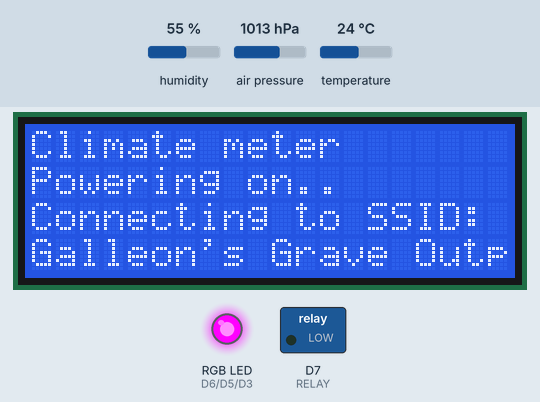
Recording of a sketch running on a simulated Arduino MKR. Parts: 20×4 character LCD, switched loads named in the sketch (green lamp = pin HIGH), an RGB LED mixed from three pins (HIGH = lit). Inputs (shaded band) come from the test bench; at power-on: humidity 55 %, air pressure 1013 hPa, temperature 24 °C. WiFi joins after 1.5 s; servers stay silent unless stated; uploads are accepted with an empty reply; what the sketch prints to the serial monitor is not drawn.

Above: at 1.2 s.
1.3 s: humidity set to 51 %
At 8.6 s:
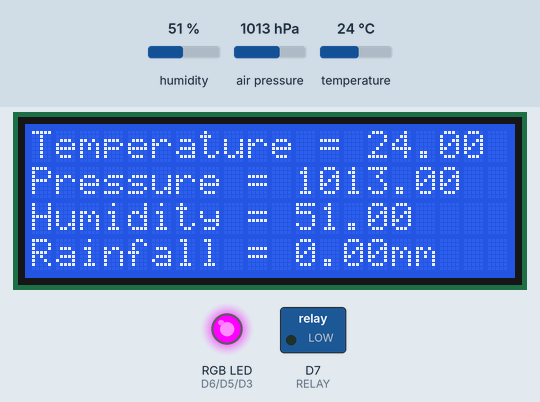
11.0 s: humidity set to 48 %
At 23.8 s:
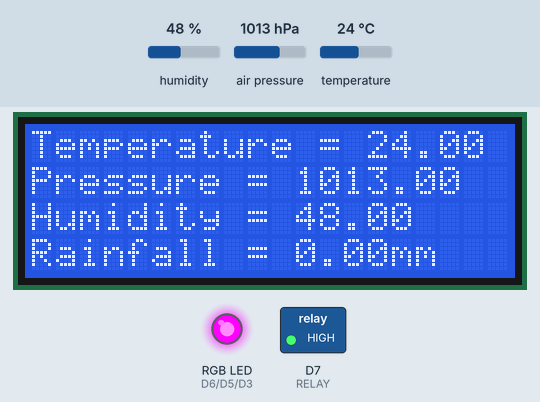
Timing chart, 0 to 25.3 s (numbered marks = the images above; inputs shaded):
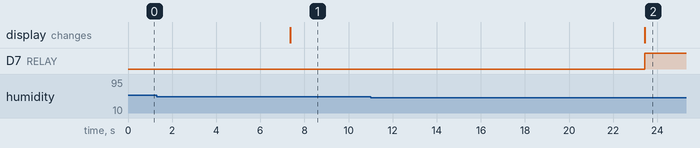

The sketch:

ConservatoryClimate.ino
```cpp
//Arduino program for scraping local rainfall from a weatherstation and then measuring conservatory humidity..
//both values uploaded and plotted to historical graphing in thingspeak.
//Realtime humidity readout on an LCD screen in conservatory.. plus controls a mains circuit to switch on dehumidifier to bring
//humidity below desirable threshold.

#include <ThingSpeak.h>
#include <WiFiNINA.h>
#include <Wire.h>
#include <LiquidCrystal.h>
#include <Adafruit_Sensor.h>
#include <Adafruit_BME280.h>


//BME280 CONFIGURATION
Adafruit_BME280 bme; // I2C

//LCD CONFIGURATION
LiquidCrystal lcd(13, 12, 11, 10, 9, 8); //RS, EN, DATA4, DATA5, DATA6, DATA7
#define REDLITE 6
#define GREENLITE 5
#define BLUELITE 3
int brightness=255; //set lcd brightness level

//WIFI CONFIGURATION
WiFiSSLClient client; //ssl wifi client for rainfall acquisition.

char rainfallHttp[]= "environment.data.gov.uk"; //rainfall server to scrape from
char ssid[] = "Galleon's Grave Outpost";
char pass[] = "Cr1spyduck";

//THINGSPEAK CHANNEL DETAILS
unsigned long myChannelNumber = 904190;
const char * myWriteAPIKey = "3LO0WAUBR28IVAZL";

//RELAY PIN CONFIGURATION
#define RELAY 7

//GLOBAL VARIABLES
bool relayOn=false;
float temp=0;
float pres=0;
float humi=0;
float rainFall=0;


void setup() {
  //**************PIN SETUP****************

  //RGB LCD VALUES
  pinMode(REDLITE, OUTPUT);
  pinMode(GREENLITE, OUTPUT);
  pinMode(BLUELITE, OUTPUT);

  //RELAY CONTROL PIN
  pinMode(RELAY, OUTPUT);
 //****************************************

  Serial.begin(9600); //initialize serial monitor
    while(!Serial);

  lcd.begin(20, 4); //initialize user display
  setBacklight(0,255,0,false); //set initial screen colour to green

  ThingSpeak.begin(client, 443);  //Initialize ThingSpeak

  lcd.print("Climate meter"); //simple user feedback for powering on
  lcd.setCursor(0,1);
  lcd.print("Powering on..");

  unsigned status = bme.begin();  //initialize BME sensor
  Serial.println(F("BME280 test"));

  if (!status) { // test procedure to detect humidity sensor
      Serial.println("Could not find a valid BME280 sensor, check wiring, address, sensor ID!");
      lcd.clear();
      lcd.setCursor(0,0);
      lcd.print("No BME Sensor found.Check Wiring.. ");
      while (1){  //infinite loop with user feedback
        setBacklight(255,0,0,false);
        delay(500);
        setBacklight(128,0,0,false);
        delay(500);
      }
     }
   else Serial.println("BME unit found.");

  Serial.println();
}


void loop() {
  Serial.println("\n******************************************************\n");
    if(WiFi.status() != WL_CONNECTED){  // Connect (or reconnect) to WiFi
      connectWifi();
    }
    readValues(); //read three local sensor values
    scrapeJson();  //obtain rainfall reading from http request
    printValues(); //print all four values to both Serial Monitor and LCD screen
    relayOn=switchRelay(); //trigger relay and alert user if humidity value is above threshold
    writeTeamspeak(); //send sensor values to teamspeak for analysis and public display
}

void connectWifi(){
  Serial.print("Attempting to connect to SSID: ");
  Serial.println(ssid);
  lcd.setCursor(0,2);
  lcd.print("Connecting to SSID:");
  lcd.setCursor(0,3);
  if(strlen(ssid)>20){ //if ssid longer than lcd screen length, trim to avoid overrun
      for (int i=0; i<20; i++){
        lcd.print(ssid[i]);
      }
  }
  else lcd.print(ssid);

  while(WiFi.status() != WL_CONNECTED){
      WiFi.begin(ssid, pass); // Connect to WPA/2 network.
      Serial.print(".");
      delay(5000);
      }
    Serial.println("\nConnected.");
}

void writeTeamspeak(){
  // write to the ThingSpeak channel

    ThingSpeak.setField(1, temp); //write to thingspeak variables ready for writing
    ThingSpeak.setField(2, pres);
    ThingSpeak.setField(3, humi);
    ThingSpeak.setField(4, rainFall);
    int x = ThingSpeak.writeFields(myChannelNumber, myWriteAPIKey); //write values to server and log status code
  if(x == 200){
    Serial.println("Channel update successful.");
  }
  else{
    Serial.println("Problem updating channel. HTTP error code " + String(x));
  }

  Serial.println("Waiting 15 seconds..");
  delay(15000);  //do not exceed maximum 1 thingspeak connection per 15 seconds

  }

void printValues() {

    lcd.clear();

    Serial.print("Temperature = ");
    Serial.print(temp);
    Serial.println(" *C");
    lcd.setCursor(0,0);
    lcd.print("Temperature = ");
    lcd.print(temp);

    Serial.print("Pressure = ");
    Serial.print(pres);
    Serial.println(" hPa");
    lcd.setCursor(0,1);
    lcd.print("Pressure = ");
    lcd.print(pres);

    Serial.print("Humidity = ");
    Serial.print(humi);
    Serial.println(" %");
    lcd.setCursor(0,2);
    lcd.print("Humidity = ");
    lcd.print(humi);

    Serial.print("Rainfall = ");
    Serial.print(rainFall);
    Serial.println(" mm");
    lcd.setCursor(0,3);
    lcd.print("Rainfall = ");
    lcd.print(rainFall);
    lcd.print("mm");

    Serial.println();
}

void readValues(){
    temp=bme.readTemperature();
    pres=bme.readPressure() / 100.0F;
    humi=bme.readHumidity();
  }

void scrapeJson(){ //retrieves local rainfall meter's value from http GET request.
 Serial.print("Connecting to weather server...");

  if (client.connect(rainfallHttp, 443)) {  //starts client connection, checks for connection
    Serial.println("connected");

    client.println("GET /flood-monitoring/id/stations/059793/measures.json HTTP/1.1");
    client.println("Host: environment.data.gov.uk");
    client.println("Connection: close");  //close 1.1 persistent connection
    client.println(); //end of get request
  } else {
    Serial.println("connection failed");
  }
   delay (500);

  bool firstValue=true;
  while (client.available()) { //look for one of two known byte combinations of "val" in json data..


    if (client.read()=='v'&& firstValue==true){ //if its the first example (the value we want)
      //Serial.print("found a v, ");

      if (client.read()=='a'){
        //Serial.print("found a v followed by a, ");
        if (client.read()=='l'){
        //Serial.print("found a v followed by a, and l ");
        firstValue=false;
        rainFall=client.parseFloat(); //parse the next float the buffer recieves
        }
      }
    }
  }

  Serial.print("Rainvalue scraped and parsed = ");
  Serial.println(rainFall);
  Serial.println();
  client.stop();
  client.flush();
}

bool switchRelay(){ //determines if humidity is above a threshold.. if so turn dehumidifier on. Has a deadzone in middle to eliminate "throttling"
  if (humi>55){
    digitalWrite(RELAY, LOW);
    setBacklight(255,0,0,false);
    return true;
    }
  if (humi<50){
    digitalWrite(RELAY, HIGH);
    setBacklight(0,255,0,false);
    return false;
    }
  }

void setBacklight(uint8_t r, uint8_t g, uint8_t b, bool verbose) { //overloading of function to allow output to Serial monitor

  r = map(r, 0, 255, 0, brightness);
  g = map(g, 0, 255, 0, brightness);
  b = map(b, 0, 255, 0, brightness);

  // common anode so invert!
  r = map(r, 0, 255, 255, 0);
  g = map(g, 0, 255, 255, 0);
  b = map(b, 0, 255, 255, 0);

  if (verbose){ //output debug on Serial monitor
    Serial.print("Red= "); Serial.print(r, DEC);
    Serial.print(",Green= "); Serial.print(g, DEC);
    Serial.print(",Blue= "); Serial.println(b, DEC);
  }
  analogWrite(REDLITE, r);
  analogWrite(GREENLITE, g);
  analogWrite(BLUELITE, b);
}
```

Measured:
- the behaviour switches between 50 and 49 % on humidity (found by bisection; images 1 and 2)
- after the input at 1.3 s, the display: changes after 6.1 s (image 1)
- after the input at 11.0 s, D7 (RELAY): LOW → HIGH after 12.4 s; the display: changes after 12.4 s (image 2)
